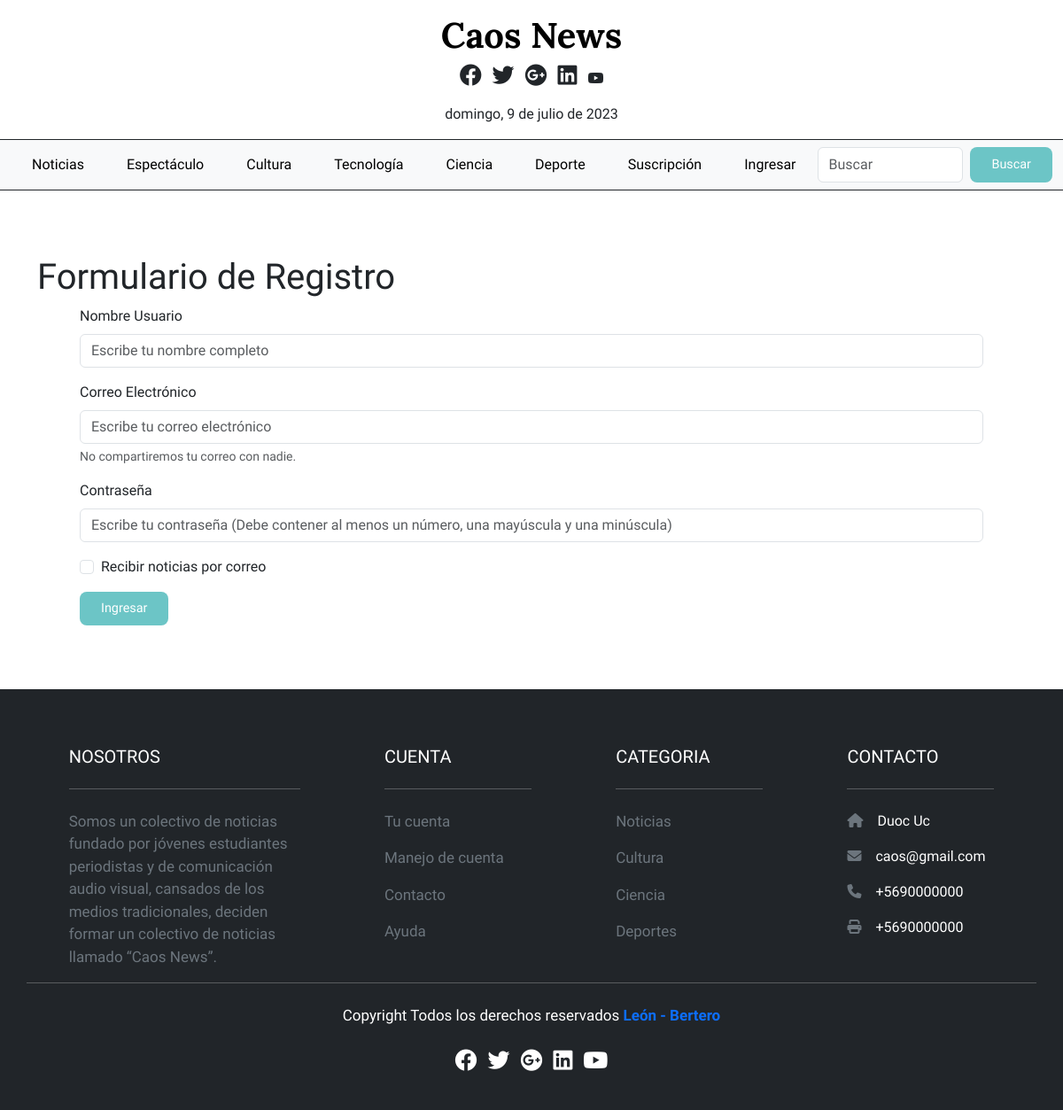
Screenshot of /suscripcion/ with the database file from the repository.
### noticias/models.py (models this page shows, shortened)
class Categoria(models.Model):
    id_categoria     = models.AutoField(db_column='idCategoria', primary_key=True)
    categoria        = models.CharField(max_length=20, blank= False, null=False)

### noticias/views.py (the view, shortened to what this page needs)
# urls.py: path('suscripcion/', views.suscripcion, name='suscripcion'),
def suscripcion(request):
    categorias = Categoria.objects.all()
    context = {
        "categorias": categorias
    }
    return render(request, 'noticias/suscripcion.html', context)

### noticias/templates/noticias/suscripcion.html (shortened to what this page needs)
{% extends './base.html' %}
{% load static %}
{% block body %}
  <h1>Formulario de Registro</h1>
<form class="ms-5 me-5" method="post" action="{% url 'suscripcion' %}">
  <div class="mb-3">
    <label for="nombre-form" class="form-label">Nombre Usuario</label>
    <input
      class="form-control"
      id="nombre-form"
      name="nombre"
      type="text"
      placeholder="Escribe tu nombre completo"
      aria-label="default input example"
    >
  </div>
    <div class="mb-3">
      <label for="email-form" class="form-label">Correo Electrónico</label>
      <input
        type="email"
        class="form-control"
        id="email-form"
        name="email-form"
        aria-describedby="emailHelp"
        placeholder="Escribe tu correo electrónico"
      >
      <div id="emailHelp" class="form-text">No compartiremos tu correo con nadie.</div>
  </div>
    <div class="mb-3">
        <label for="pass-form1" class="form-label">Contraseña</label>
        <input
          type="password"
          class="form-control"
          id="pass-form1"
          placeholder="Escribe tu contraseña (Debe contener al menos un número, una mayúscula y una minúscula)"
          pattern="(?=.*\d)(?=.*[a-z])(?=.*[A-Z]).{8,}"
        >
    </div>
    <div class="mb-3 form-check">
        <input type="checkbox" class="form-check-input" id="exampleCheck1">
        <label class="form-check-label" for="exampleCheck1">Recibir noticias por correo</label>
    </div>
    <button type="submit" class="btn btn-primary mb-5">Ingresar</button>
    <br>
</form>
{% endblock %}

### noticias/templates/noticias/base.html (shortened to what this page needs)
{% load static %}
<!doctype html>
<html lang="es">
  <head>
    <link href="https://cdn.jsdelivr.net/npm/bootstrap@5.3.0-alpha3/dist/css/bootstrap.min.css" rel="stylesheet">
    <link rel="stylesheet" href="https://cdnjs.cloudflare.com/ajax/libs/font-awesome/6.4.0/css/all.min.css" />
    <link rel="stylesheet" href="{% static 'css/style.css' %}">
    <link rel="stylesheet" href="https://cdn.datatables.net/1.13.4/css/dataTables.bootstrap5.min.css"></link>
  </head>
  <body>
    <header class="mt-0 pt-0">
      <div id="topbar" class="bg-cover clearfix pt-3">
        <h2 class="logo"><a href="/">Caos News</a></h2>
        <div class="text-center">
          <ul class="list-unstyled list-inline">
              <li class="list-inline-item">
                  <a href="#" class="text-dark"><i class="fab fa-facebook"></i></a>
              </li>
              <li class="list-inline-item">
                  <a href="#" class="text-dark"><i class="fab fa-twitter"></i></a>
              </li>
              <li class="list-inline-item">
                  <a href="#" class="text-dark"><i class="fab fa-google-plus"></i></a>
              </li>
              <li class="list-inline-item">
                  <a href="#" class="text-dark"><i class="fab fa-linkedin"></i></a>
              </li>
              <li class="list-inline-item">
                  <a href="#" class="text-dark"><darki class="fab fa-youtube"></i></a>
              </li>
          </ul>
      </div>
      <div>
        <p id="fecha-actual"></p>
      </div>
      </div>
      <nav class="navbar navbar-expand-lg bg-body-tertiary">
        <div class="container-fluid">
          <div class="collapse navbar-collapse" id="navbarSupportedContent">
            <ul class="navbar-nav me-auto mb-2 mb-lg-0">
              <li class="nav-item">
                <a class="nav-link active" aria-current="page" href="{% url 'index' %}">Noticias</a>
              </li>
              {% for categoria in categorias %}
              <li class="nav-item">
                <a class="nav-link active" href="/noticia/{{categoria.id_categoria}}">{{categoria.categoria}}</a>
              </li>
              {% endfor %}
              <li class="nav-item">
                <a class="nav-link active" href="{% url 'suscripcion' %}">Suscripción</a>
              </li>
              {% if user.is_authenticated %}
                <li class="nav-item dropdown">
                  <a class="nav-link dropdown-toggle" href="#" id="navbarScrollingDropdown" role="button" data-bs-toggle="dropdown" aria-expanded="false">
                    {{user.username}}
                  </a>
                  <ul class="dropdown-menu" aria-labelledby="navbarScrollingDropdown">
                    <li><a class="dropdown-item" href="{% url 'listado'%}">Administración</a></li>
                    <li><hr class="dropdown-divider"></li>
                    <li><a class="dropdown-item" href="{% url 'salir' %}">Cerrar Sesión</a></li>
                  </ul>
                </li>
                {% else %}
                <li class="nav-item">
                  <a class="nav-link active" href="{%url 'login' %}">Ingresar</a>
                </li>
              {% endif %}
            <form class="d-flex" role="search">
              <input class="form-control me-2" type="search" placeholder="Buscar" aria-label="Search">
              <button class="btn btn-custom" type="submit">Buscar</button>
            </form>
          </div>
        </div>
      </nav>
    </header>
    <div class="container py-4">
        {% block body %}
        {% endblock %}
    </div>
    <footer class="bg-dark text-white pt-5 pb-4">
    <div class="container text-center text-md-start">
        <div class="row text-center text-md-start">
            <div class="col-md-3 col-lg-3 col-xl-3 mx-auto mt-3">
                <h5 class="text-uppercase mb-4 font-weight-bold text-white">Nosotros</h5>
                <hr class="mb-4">
                <p class="text-secondary">Somos un colectivo de noticias fundado por jóvenes
                  estudiantes periodistas y de comunicación audio visual, cansados de los medios
                  tradicionales, deciden formar un colectivo de noticias llamado “Caos News”.
                </p>
            </div>
            <div class="col-md-2 col-lg-2 col-xl-2 mx-auto mt-3">
                <h5 class="text-uppercase mb-4 font-wight-bold text-white">Cuenta</h5>
                <hr class="mb-4">
                <p>
                    <a href="#" class="text-secondary">Tu cuenta</a>
                </p>
                <p>
                    <a href="#" class="text-secondary">Manejo de cuenta</a>
                </p>
                <p>
                    <a href="#" class="text-secondary">Contacto</a>
                </p>
                <p>
                    <a href="#" class="text-secondary">Ayuda</a>
                </p>
            </div>
            <div class="col-md-2 col-lg-2 col-xl-2 mx-auto mt-3">
                <h5 class="text-uppercase mb-4 font-wight-bold text-white">Categoria</h5>
                  <hr class="mb-4">
                <p>
                    <a href="#" class="text-secondary">Noticias</a>
                </p>
                <p>
                    <a href="#" class="text-secondary">Cultura</a>
                </p>
                <p>
                    <a href="#" class="text-secondary">Ciencia</a>
                </p>
                <p>
                    <a href="#" class="text-secondary">Deportes</a>
                </p>
            </div>
            <div class="col-md-2 col-lg-2 col-xl-2 mx-auto mt-3">
                <h5 class="text-uppercase mb-4 font-wight-bold text-white">Contacto</h5>
                <hr class="mb-4">
                <p>
                    <li class="fas fa-home me-3 text-secondary"></li>Duoc Uc
                </p>
                <p>
                    <li class="fas fa-envelope me-3 text-secondary"></li>caos@gmail.com
                </p>
                <p>
                    <li class="fas fa-phone me-3 text-secondary"></li>+5690000000
                </p>
                <p>
                    <li class="fas fa-print me-3 text-secondary"></li>+5690000000
                </p>
            </div>
            <hr class="mb-4">
            <div class="text-center mb-2">
                <p>
                    Copyright Todos los derechos reservados
                    <a href="#">
                        <strong class="text-primary">León - Bertero</strong>
                    </a>
                </p>
            </div>
            <div class="text-center">
                <ul class="list-unstyled list-inline">
                    <li class="list-inline-item">
                        <a href="#" class="text-white"><i class="fab fa-facebook"></i></a>
                    </li>
                    <li class="list-inline-item">
                        <a href="#" class="text-white"><i class="fab fa-twitter"></i></a>
                    </li>
                    <li class="list-inline-item">
                        <a href="#" class="text-white"><i class="fab fa-google-plus"></i></a>
                    </li>
                    <li class="list-inline-item">
                        <a href="#" class="text-white"><i class="fab fa-linkedin"></i></a>
                    </li>
                    <li class="list-inline-item">
                        <a href="#" class="text-white"><i class="fab fa-youtube"></i></a>
                    </li>
                </ul>
            </div>
        </div>
    </div>
  </footer>
  </body>
</html>

### noticias/static/css/style.css (style rules this page uses)
h2.logo > a { color: black; text-decoration: none; }
* { margin: 0; padding: 0; box-sizing: border-box; }
header { text-align: center; padding: 20px 0; padding-bottom: 50px; }
body { font-family: 'Hind Madurai', sans-serif; background-color: #fff; }
h2.logo { font-family: 'Lora', serif; font-size: 2.5rem; font-weight: bold; color: black; }
.navbar li.nav-item a.nav-link { font-family: 'Hind Madurai', sans-serif; color: #000000; padding-right: 1.5rem; padding-left: 1.5rem; }
footer a { text-decoration: none; font-size: 17px; }
footer p { font-size: 17px; }
i { font-size: 25px; }
#topbar, .navbar { border-bottom: solid 1px; }
.btn { font-family: 'Hind Madurai', sans-serif; font-weight: 500; font-size: 0.9rem; padding: 0.5rem 1.5rem; border-radius: 0.5rem; border: none; transition: all 0.3s ease-in-out; background-color: #6CC5C6; }
.btn-custom { background-color: #6CC5C6; color: white; }

### rows the page displays
Categoria: categoria "Espectáculo"
Categoria: categoria "Cultura"
Categoria: categoria "Tecnología"
Categoria: categoria "Ciencia"
Categoria: categoria "Deporte"
